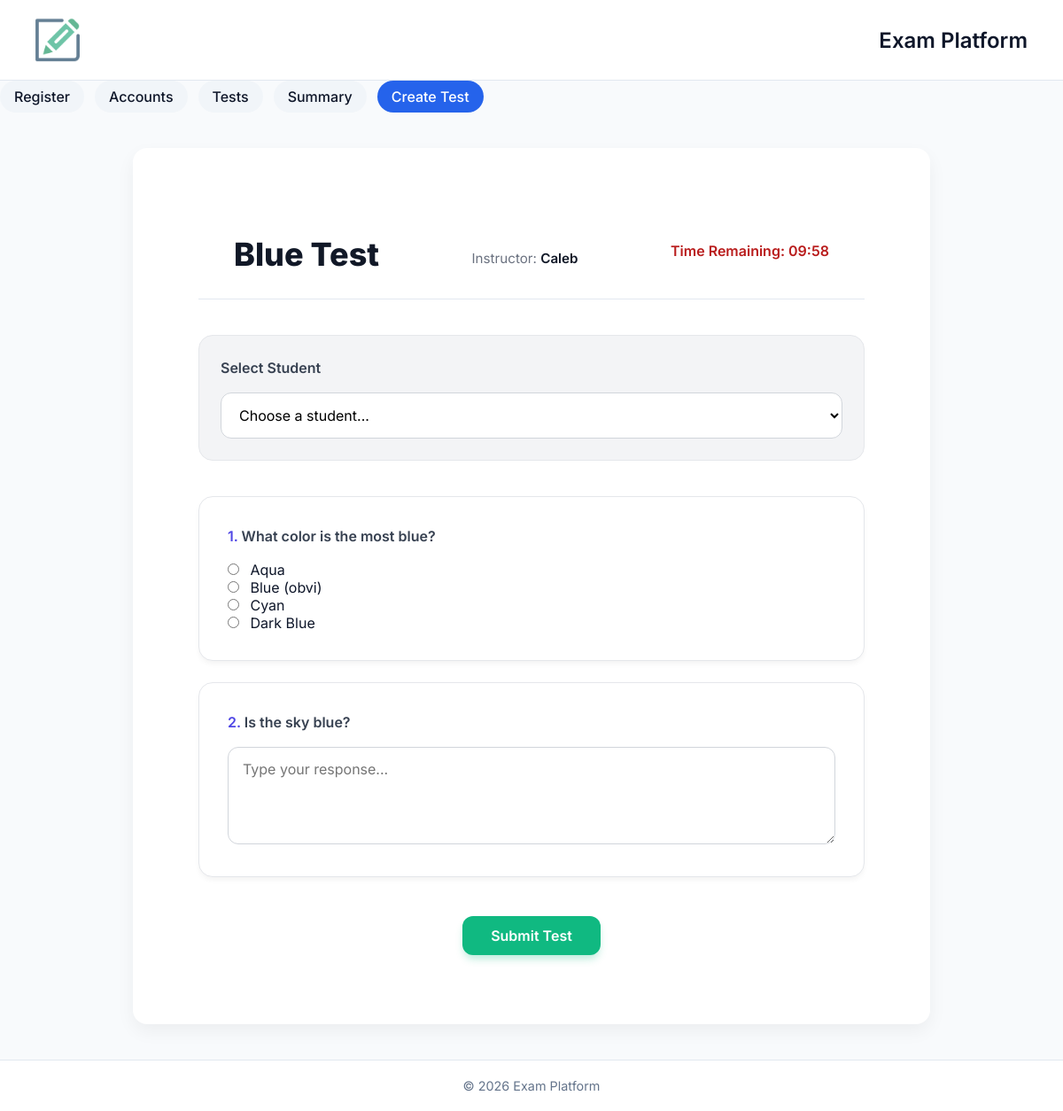
/test/1, run on the app's committed database.
### app/models/test.py (models this page shows)
class Test(db.Model):
    __tablename__ = "tests"
    id = db.Column(db.Integer, primary_key=True)
    title = db.Column(db.String(255))
    teacher_id = db.Column(db.Integer, db.ForeignKey("users.id"))
    is_timed = db.Column(db.Boolean, default=False)
    duration = db.Column(db.Integer, nullable=True)
    created_at = db.Column(db.DateTime, default=db.func.current_timestamp())
    teacher = db.relationship("User", back_populates="tests_created")
    questions = db.relationship("Question", back_populates="test", lazy=True)
    submissions = db.relationship("Submission", back_populates="test", lazy=True)

### app/models/user.py (models this page shows)
class User(db.Model):
    __tablename__ = "users"
    id = db.Column(db.Integer, primary_key=True)
    name = db.Column(db.String(100))
    email = db.Column(db.String(100))
    role = db.Column(db.Enum("student", "teacher"))
    created_at = db.Column(db.DateTime, default=db.func.current_timestamp())
    submissions = db.relationship("Submission", back_populates="student", foreign_keys="Submission.student_id")
    graded_submissions = db.relationship("Submission", back_populates="grader", foreign_keys="Submission.graded_by")
    tests_created = db.relationship("Test", back_populates="teacher")

### app/models/question.py (models this page shows)
class Question(db.Model):
    __tablename__ = "questions"
    id = db.Column(db.Integer, primary_key=True)
    test_id = db.Column(db.Integer, db.ForeignKey("tests.id"))
    question_text = db.Column(db.Text)
    type = db.Column(db.Enum('open', 'mcq'), default='open')  # now supports MCQ
    option_a = db.Column(db.String(255))
    option_b = db.Column(db.String(255))
    option_c = db.Column(db.String(255))
    option_d = db.Column(db.String(255))
    correct_answer = db.Column(db.String(1))  # 'A', 'B', 'C', or 'D'
    test = db.relationship("Test", back_populates="questions")
    answers = db.relationship("Answer", back_populates="question", lazy=True)

### app/routes/routes.py (the view, shortened to what this page needs)
@bp.route("/test/<int:test_id>", methods=["GET", "POST"])
def take_test(test_id):
    test = Test.query.get_or_404(test_id)
    students = User.query.filter_by(role="student").all()
    page = request.args.get("page", 1, type=int)
    per_page = 10
    questions = Question.query.filter_by(test_id=test.id)\
        .offset((page - 1) * per_page)\
        .limit(per_page).all()
    total = Question.query.filter_by(test_id=test.id).count()
    student_id = request.args.get("student_id", type=int)
    answers_dict = {}
    if student_id:
        submission = Submission.query.filter_by(test_id=test.id, student_id=student_id).first()
        if submission:
            answers_dict = {a.question_id: a.answer_text for a in submission.answers}
    return render_template(
        "take_test.html",
        test=test,
        students=students,
        questions=questions,
        page=page,
        total=total,
        answers_dict=answers_dict,
        datetime=datetime,
        student_id=student_id
    )

### app/templates/take_test.html (shortened to what this page needs)
{% extends "base.html" %}
{% block content %}
<div class="test-container">
    <header class="test-header">
        <h1 class="test-title">{{ test.title }}</h1>
        <p class="test-meta">
            Instructor: <span style="font-weight: 600; color: #111827;">{{ test.teacher.name }}</span>
        </p>
        {% if test.is_timed %}
        <p id="timer">Time Remaining: --:--</p>
        {% endif %}
    </header>
    <form method="POST" class="test-form">
        <div class="selector-card">
            <label class="label">Select Student</label>
            <select name="student_id" class="select-field" required>
                <option value="" disabled selected>Choose a student...</option>
            </select>
        </div>
        {% for question in questions %}
        <div class="question-card">
            <label class="label">
                <span style="color: #4f46e5;">{{ loop.index + (page-1)*10 }}.</span> {{ question.question_text }}
            </label>
            {% if question.type == "mcq" %}
                <label><input type="radio" name="question_{{ question.id }}" value="A"
                    {% if answers_dict.get(question.id) == 'A' %}checked{% endif %}> {{ question.option_a }}</label><br>
                <label><input type="radio" name="question_{{ question.id }}" value="B"
                    {% if answers_dict.get(question.id) == 'B' %}checked{% endif %}> {{ question.option_b }}</label><br>
                <label><input type="radio" name="question_{{ question.id }}" value="C"
                    {% if answers_dict.get(question.id) == 'C' %}checked{% endif %}> {{ question.option_c }}</label><br>
                <label><input type="radio" name="question_{{ question.id }}" value="D"
                    {% if answers_dict.get(question.id) == 'D' %}checked{% endif %}> {{ question.option_d }}</label><br>
            {% else %}
                <textarea name="question_{{ question.id }}" class="input-field" rows="4"
                    placeholder="Type your response...">{{ answers_dict.get(question.id, '') }}</textarea>
            {% endif %}
        </div>
        {% endfor %}
        <div class="pagination" style="margin-top:20px; display:flex; gap:10px;">
            {% if page * 10 < total %}
            <button type="submit" name="next_page" value="next">Next Page</button>
            {% else %}
            <button type="submit" name="submit_final" value="1">Submit Test</button>
            {% endif %}
        </div>
    </form>
</div>
{% endblock %}

### app/templates/base.html (style rules this page uses)
* { margin: 0; padding: 0; box-sizing: border-box; font-family: 'Inter', sans-serif; }
body { background: #f8fafc; color: #0f172a; min-height: 100vh; display: flex; flex-direction: column; }
header { background: #ffffff; padding: 20px 40px; display: flex; justify-content: space-between; align-items: center; border-bottom: 1px solid #e2e8f0; }
h1 { font-size: 1.5rem; font-weight: 600; }

### app/templates/take_test.html (style rules this page uses)
.test-container { max-width: 800px; margin: 3rem auto; padding: 0 1.5rem; font-family: 'Inter', system-ui, -apple-system, sans-serif; }
.test-header { margin-bottom: 2.5rem; }
.test-title { font-size: 2.25rem; font-weight: 800; color: #111827; margin-bottom: 0.5rem; }
.test-meta { color: #6b7280; font-size: 0.95rem; }
.test-form { display: flex; flex-direction: column; gap: 1.5rem; }
.selector-card { background: #f3f4f6; padding: 1.5rem; border-radius: 1rem; border: 1px solid #e5e7eb; margin-bottom: 1rem; }
.question-card { background: white; padding: 2rem; border-radius: 1rem; border: 1px solid #e5e7eb; box-shadow: 0 4px 6px -1px rgba(0,0,0,0.05); transition: all 0.2s; }
.label { display: block; font-size: 1rem; font-weight: 600; color: #374151; margin-bottom: 1rem; line-height: 1.5; }
.input-field, .select-field { width: 100%; padding: 0.875rem 1rem; border-radius: 0.75rem; border: 1px solid #d1d5db; background-color: white; font-size: 1rem; transition: all 0.2s; }
#timer { font-weight: 600; color: #b91c1c; margin-bottom: 1rem; }
.question-card input[type="radio"] { margin-right: 0.5rem; accent-color: #4f46e5; cursor: pointer; }
.pagination { display: flex; justify-content: center; gap: 1rem; margin-top: 2rem; }
.pagination button { padding: 0.75rem 2rem; font-size: 1rem; font-weight: 600; border-radius: 0.75rem; border: none; cursor: pointer; transition: all 0.2s; }
.pagination button[name="submit_final"] { background-color: #10b981; color: white; box-shadow: 0 6px 10px -2px rgba(16,185,129,0.3); }

### data on the page
Test: title "Blue Test"
User: teacher.name "Caleb"
Question: question_text "What color is the most blue?", id "☐ Aqua", option_a "Aqua", id "☐ Blue (obvi)", option_b "Blue (obvi)", id "☐ Cyan", option_c "Cyan", id "☐ Dark Blue", option_d "Dark Blue"
Question: question_text "Is the sky blue?", id "Type your response..."
